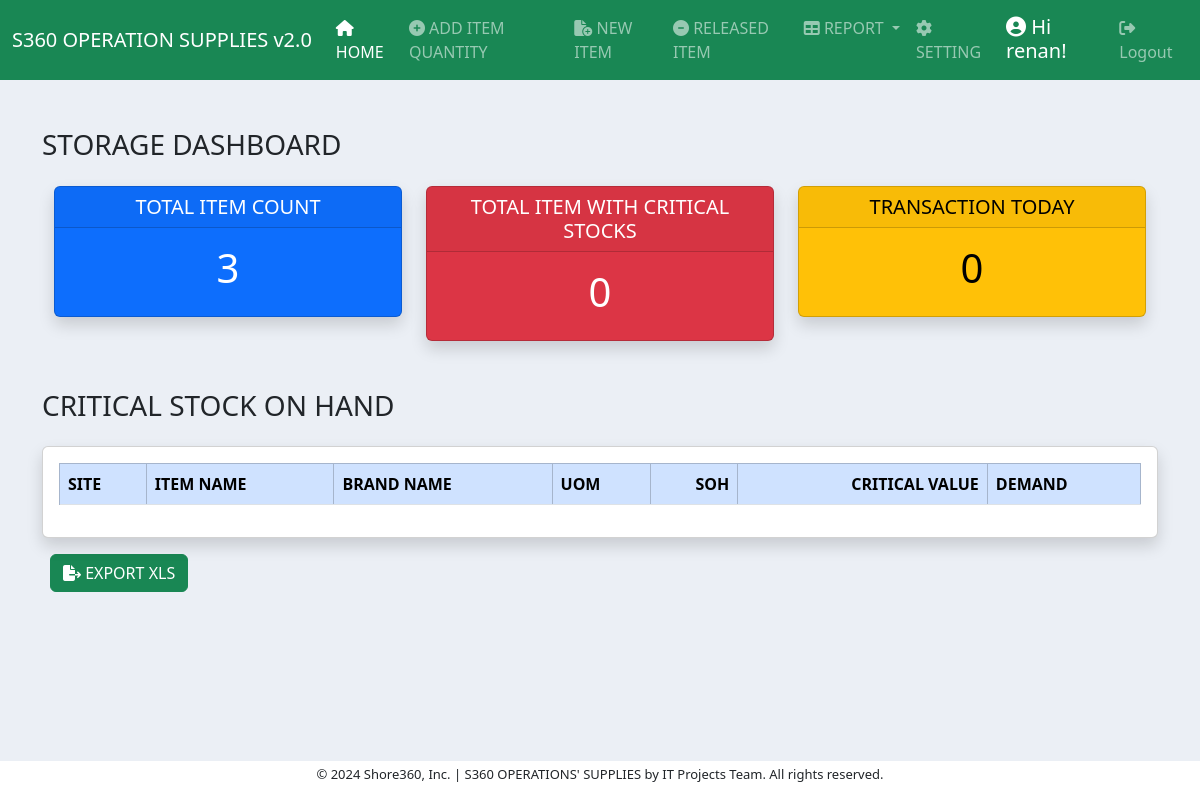
Before: /dashboard/ (signed in) with the older database file.
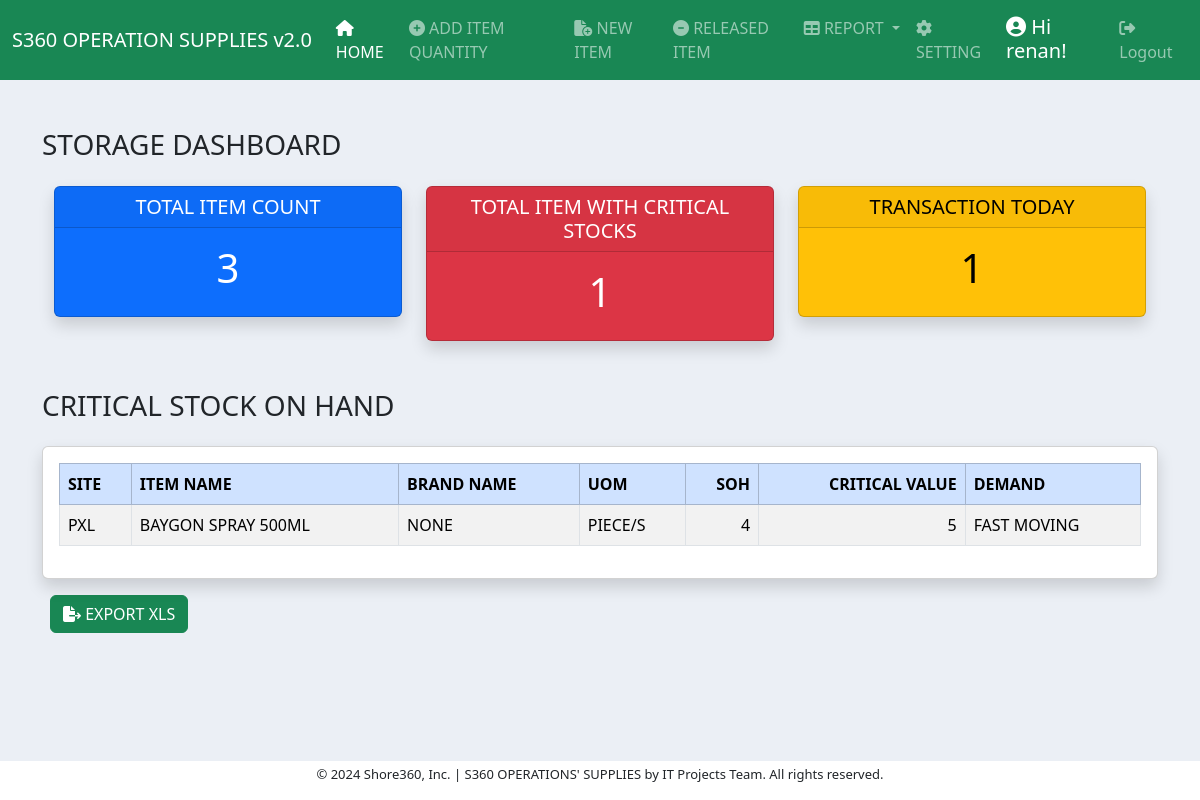
After: the same page with the newer database file.
### inventory/models.py (models this page shows, shortened)
class ItemBase(models.Model):
    item_name = models.CharField(max_length=200, null=True)
    brand_name = models.CharField(max_length=200, null=True)
    soh = models.IntegerField(null=True)
    item_code = models.CharField(max_length=200, null=True, blank=True)
    date_added = models.DateTimeField(auto_now_add=True)
    remarks = models.CharField(max_length=50, null=True)
    uom = models.ForeignKey(UOM, on_delete=models.CASCADE, null=True)
    critical_value = models.IntegerField(null=True, blank=True)
    site = models.ForeignKey(Site, on_delete=models.CASCADE)
    demand_item = models.ForeignKey(DemandItems, on_delete=models.CASCADE)
    division = models.ForeignKey(Division, on_delete=models.CASCADE, null=True)
    class Meta:
        ordering = ["item_name"]

class Site(models.Model):
    site = models.CharField(max_length=200)
    class Meta:
        ordering = ["site"]
    def __str__(self):
        return self.site

class UOM(models.Model):
    uom = models.CharField(max_length=100)
    def __str__(self):
        return self.uom
    class Meta:
        ordering = ["uom"]

class DemandItems(models.Model):
    demand_item = models.CharField(max_length=30)
    def __str__(self):
        return self.demand_item
    class Meta:
        ordering = ["demand_item"]

### dashboard/views.py (the view)
# urls.py: path('', views.dashboard_view, name='dashboard'),
@login_required
def dashboard_view(request):
    itembase = ItemBase.objects.all()
    item = Item.objects.all()
    item_count = itembase.count()
    critical_count = 0
    critical_list = []
    for critical in itembase:
        if critical.critical_value != 0:
            if critical.critical_value is not None:
                if critical.soh <= critical.critical_value:
                    critical_count += 1
                    critical_list.append(critical.id)
                    print(f"critical database = {critical.soh}")
                    print(f"critical assign = {critical.critical_value}")
            else:
                if critical.soh <= none_value:
                    critical_count += 1
                    critical_list.append(critical.id)
    print(critical_count)
    transaction_count = 0
    for transaction_date in item:
        if transaction_date.date_added.date() == datetime.datetime.now().date():
            transaction_count += 1
    context = {
        'item_count': item_count,
        'critical_count': critical_count,
        'none_value': none_value,
        'itembase': itembase,
        'transaction_count': transaction_count
    }
    return render(request, 'dashboard/dashboard_template.html', context)

### dashboard/templates/dashboard/dashboard_template.html (shortened to what this page needs)
{% extends 'base.html'  %}
{% block content %}
<div class="container">
<div class="dasboard-title mt-5 pb-3">
    <h3>STORAGE DASHBOARD  </h3>
</div>
<div class="container text-center">
    <div class="row">
      <div class="col-4">
        <div class="card text-bg-primary mb-3 shadow fade show">
            <h5 class="card-header">TOTAL ITEM COUNT</h5>
            <div class="card-body">
              <h1 class="card-title">{{ item_count }}</h1>
            </div>
          </div>
      </div>
      <div class="col-4">
        <div class="card text-bg-danger shadow fade show">
            <h5 class="card-header ">TOTAL ITEM WITH CRITICAL STOCKS</h5>
            <div class="card-body">
                <h1 class="card-title">{{ critical_count }}</h1>
            </div>
          </div>
      </div>
      <div class="col-4">
        <div class="card text-bg-warning mb-3 shadow fade show ">
            <h5 class="card-header">TRANSACTION TODAY</h5>
            <div class="card-body">
                <h1 class="card-title">{{ transaction_count }}</h1>
            </div>
          </div>
      </div>
    </div>
</div>
<div class="dasboard-title mt-5 pb-3">
    <h3>CRITICAL STOCK ON HAND </h3>
</div>
<div class="row">
    <div class="col-12">
          <div class="card card-body shadow fade show">
            <table class="table table-bordered table-hover table-striped">
                  <thead class="table-primary">
                    <tr>
                      <th scope="col">SITE</th>
                      <th scope="col">ITEM NAME</th>
                      <th scope="col">BRAND NAME</th>
                      <th scope="col">UOM</th>
                      <th scope="col" class="text-right">SOH</th>
                      <th scope="col" class="text-right">CRITICAL VALUE</th>
                      <th scope="col">DEMAND</th>
                    </tr>
                  </thead>
                  <tbody>
                    {% for item in itembase %}
                    <tr>
                      {% if item.critical_value != 0 %}
                        {% if item.critical_value > 0 %}
                          {% if item.soh <= item.critical_value %}
                            <td>{{ item.site }}</td>
                            <td>{{ item.item_name }}</td>
                            <td>{{ item.brand_name }}</td>
                            <td>{{ item.uom }}</td>
                            <td class="item_soh text-right">{{ item.soh }}</td>
                            <td class="text-right">{{ item.critical_value }}</td>
                            <td>{{ item.demand_item }}</td>
                          {% endif %}
                        {% endif %}
                      {% endif %}
                    </tr>
                    {% endfor %}
                  </tbody>
                </table>
          </div>
    </div>
</div>
<div class="pb-5">
  <a href="{% url 'critical_stock_excel_export' %}"><button class="btn btn-success mt-3 ms-2"><i class="fa-solid fa-file-export"></i> EXPORT XLS</button></a>
</div>
</div>
{% endblock content %}

Changed rows visible on the page:
now on this page (row edited): ItemBase: site "PXL", item_name "BAYGON SPRAY 500ML", brand_name "NONE", uom "PIECE/S", soh "4", critical_value "5", demand_item "FAST MOVING"
Other visible differences:
{{ critical_count }}: "0" → "1"
{{ transaction_count }}: "0" → "1"
